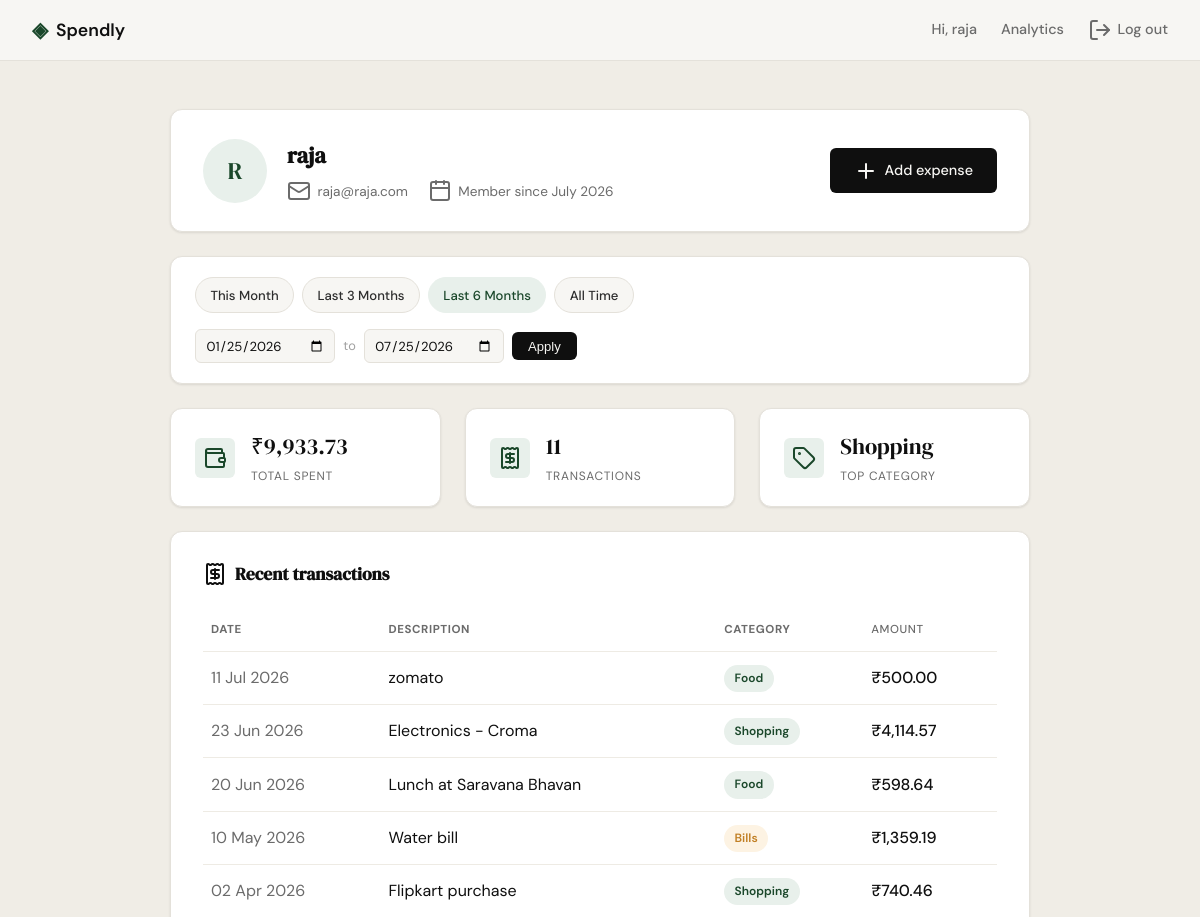
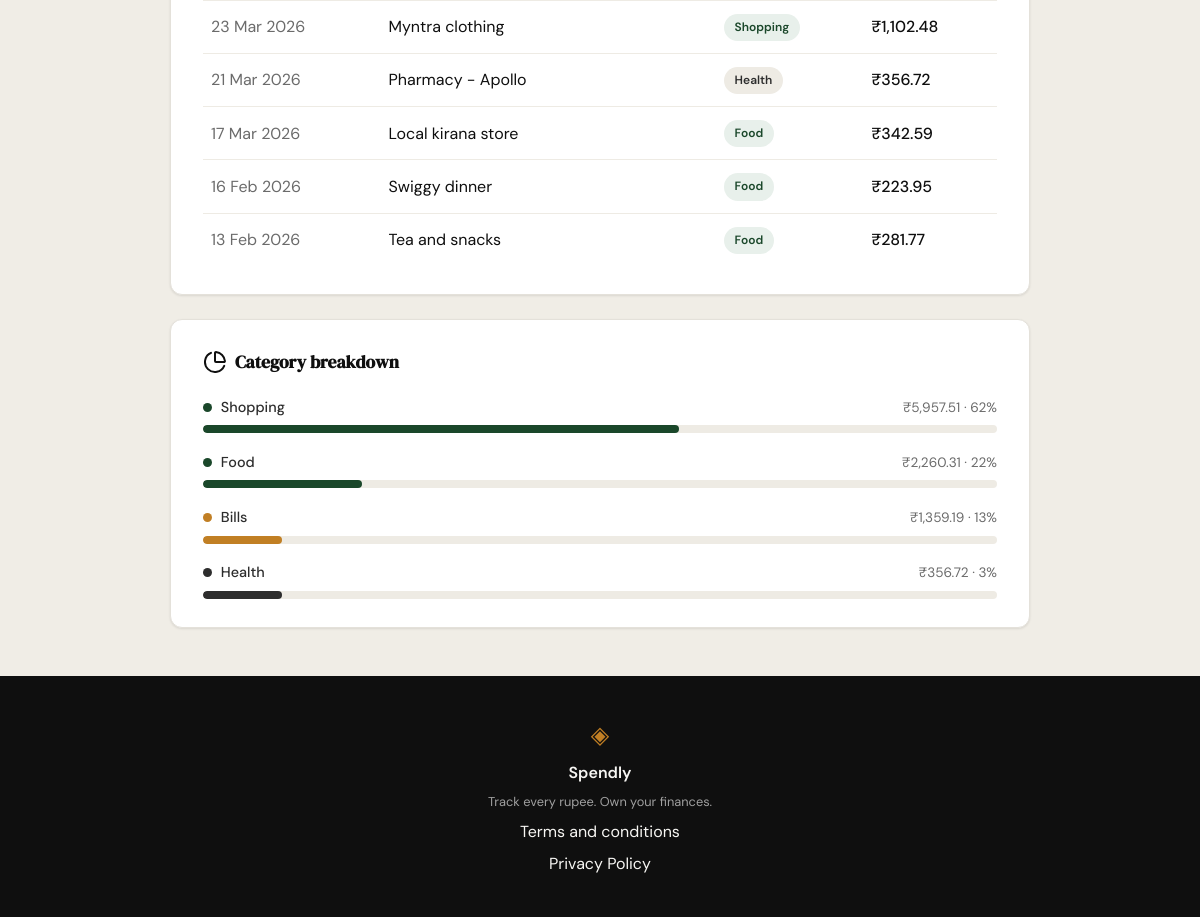
Screenshot of /profile?date_from=2026-01-25&date_to=2026-07-25 (signed in) with the database file from the repository (2 pictures, top to bottom).
### tables this page shows
CREATE TABLE users (
                id INTEGER PRIMARY KEY AUTOINCREMENT,
                name TEXT NOT NULL,
                email TEXT UNIQUE NOT NULL,
                password_hash TEXT NOT NULL,
                created_at TEXT DEFAULT (datetime('now'))
            );

CREATE TABLE expenses (
                id INTEGER PRIMARY KEY AUTOINCREMENT,
                user_id INTEGER NOT NULL,
                amount REAL NOT NULL,
                category TEXT NOT NULL,
                date TEXT NOT NULL,
                description TEXT,
                created_at TEXT DEFAULT (datetime('now')),
                FOREIGN KEY (user_id) REFERENCES users (id)
            );

### app.py (the view)
@app.route("/profile")
@login_required
def profile():
    db_user = get_user_by_id(session["user_id"])
    name_parts = db_user["name"].split()
    initials = "".join(p[0] for p in name_parts[:2]).upper()
    user = {
        "name": db_user["name"],
        "email": db_user["email"],
        "initials": initials,
        "member_since": db_user["member_since"],
    }
    date_from_str, date_to_str = _resolve_date_filter(request.args)
    stats = get_summary_stats(session["user_id"], date_from_str, date_to_str)
    summary = {
        "total_spent": f"₹{stats['total_spent']:,.2f}",
        "transaction_count": stats["transaction_count"],
        "top_category": stats["top_category"],
    }
    raw_transactions = get_recent_transactions(
        session["user_id"], date_from=date_from_str, date_to=date_to_str
    )
    transactions = [
        {
            "date": datetime.strptime(t["date"], "%Y-%m-%d").strftime("%d %b %Y"),
            "description": t["description"],
            "category": t["category"],
            "amount": f"₹{t['amount']:,.2f}",
        }
        for t in raw_transactions
    ]
    raw_categories = get_category_breakdown(
        session["user_id"], date_from=date_from_str, date_to=date_to_str
    )
    categories = [
        {
            "category": c["name"],
            "amount": f"₹{c['amount']:,.2f}",
            "percent": c["pct"],
        }
        for c in raw_categories
    ]
    presets = _build_presets(date.today())
    for preset in presets:
        preset["active"] = (
            preset["date_from"] == date_from_str and preset["date_to"] == date_to_str
        )
    return render_template(
        "profile.html",
        user=user, summary=summary,
        transactions=transactions, categories=categories,
        presets=presets,
        active_date_from=date_from_str, active_date_to=date_to_str,
    )

### app.py (called while the page is built)
def login_required(view):
    @wraps(view)
    def wrapped_view(*args, **kwargs):
        if not session.get("user_id"):
            return redirect(url_for("login"))
        return view(*args, **kwargs)
    return wrapped_view

def _parse_iso_date(value):
    if not value:
        return None
    try:
        return datetime.strptime(value, "%Y-%m-%d").date()
    except ValueError:
        return None

def _subtract_months(d, months):
    total = d.month - 1 - months
    year = d.year + total // 12
    month = total % 12 + 1
    day = min(d.day, calendar.monthrange(year, month)[1])
    return date(year, month, day)

def _resolve_date_filter(args):
    parsed_from = _parse_iso_date(args.get("date_from"))
    parsed_to = _parse_iso_date(args.get("date_to"))
    if parsed_from and parsed_to:
        if parsed_from > parsed_to:
            flash("Start date must be before end date.", "error")
        else:
            return parsed_from.isoformat(), parsed_to.isoformat()
    return None, None

def _build_presets(today):
    last_day = calendar.monthrange(today.year, today.month)[1]
    month_start = today.replace(day=1)
    month_end = today.replace(day=last_day)
    return [
        {
            "label": "This Month",
            "date_from": month_start.isoformat(),
            "date_to": month_end.isoformat(),
        },
        {
            "label": "Last 3 Months",
            "date_from": _subtract_months(today, 3).isoformat(),
            "date_to": today.isoformat(),
        },
        {
            "label": "Last 6 Months",
            "date_from": _subtract_months(today, 6).isoformat(),
            "date_to": today.isoformat(),
        },
        {
            "label": "All Time",
            "date_from": None,
            "date_to": None,
        },
    ]

### database/db.py (called while the page is built)
def get_db():
    conn = sqlite3.connect(DB_PATH)
    conn.row_factory = sqlite3.Row
    conn.execute("PRAGMA foreign_keys = ON")
    return conn

### database/queries.py (called while the page is built)
def _date_range_filter(date_from, date_to):
    if date_from and date_to:
        return " AND date BETWEEN ? AND ?", (date_from, date_to)
    return "", ()

### templates/profile.html (shortened to what this page needs)
{% extends "base.html" %}
{% block head %}
<link rel="stylesheet" href="{{ url_for('static', filename='css/profile.css') }}">
{% endblock %}
{% block content %}
<section class="profile-page">
    <div class="profile-container">
        <div class="profile-hero">
            <div class="profile-avatar">{{ user.initials }}</div>
            <div class="profile-hero-info">
                <h1 class="profile-name">{{ user.name }}</h1>
                <div class="profile-meta-row">
                    <span class="meta-item"><i data-lucide="mail"></i>{{ user.email }}</span>
                    <span class="meta-item"><i data-lucide="calendar"></i>Member since {{ user.member_since }}</span>
                </div>
            </div>
            <a href="{{ url_for('add_expense') }}" class="btn-primary profile-hero-action">
                <i data-lucide="plus"></i>Add expense
            </a>
        </div>
        <div class="filter-bar">
            <div class="filter-presets">
                {% for preset in presets %}
                <a href="{{ url_for('profile', date_from=preset.date_from, date_to=preset.date_to) }}"
                   class="filter-preset-btn{% if preset.active %} active{% endif %}">
                    {{ preset.label }}
                </a>
                {% endfor %}
            </div>
            <form method="GET" action="{{ url_for('profile') }}" class="filter-custom-range">
                <input type="date" name="date_from" class="filter-date-input"
                       value="{{ active_date_from or '' }}" aria-label="Start date">
                <span class="filter-range-sep">to</span>
                <input type="date" name="date_to" class="filter-date-input"
                       value="{{ active_date_to or '' }}" aria-label="End date">
                <button type="submit" class="filter-apply-btn">Apply</button>
            </form>
        </div>
        <div class="stats-row">
            <div class="stat-card">
                <div class="stat-icon"><i data-lucide="wallet"></i></div>
                <div class="stat-body">
                    <span class="stat-value">{{ summary.total_spent }}</span>
                    <span class="stat-label">Total spent</span>
                </div>
            </div>
            <div class="stat-card">
                <div class="stat-icon"><i data-lucide="receipt"></i></div>
                <div class="stat-body">
                    <span class="stat-value">{{ summary.transaction_count }}</span>
                    <span class="stat-label">Transactions</span>
                </div>
            </div>
            <div class="stat-card">
                <div class="stat-icon"><i data-lucide="tag"></i></div>
                <div class="stat-body">
                    <span class="stat-value">{{ summary.top_category }}</span>
                    <span class="stat-label">Top category</span>
                </div>
            </div>
        </div>
        <div class="profile-card">
            <div class="card-header">
                <h2 class="section-title"><i data-lucide="receipt"></i>Recent transactions</h2>
            </div>
            <div class="table-wrap">
                <table class="table">
                    <thead>
                        <tr>
                            <th>Date</th>
                            <th>Description</th>
                            <th>Category</th>
                            <th class="amount-cell">Amount</th>
                        </tr>
                    </thead>
                    <tbody>
                        {% for tx in transactions %}
                        <tr>
                            <td class="date-cell">{{ tx.date }}</td>
                            <td>{{ tx.description }}</td>
                            <td><span class="badge badge-{{ tx.category | lower }}">{{ tx.category }}</span></td>
                            <td class="amount-cell">{{ tx.amount }}</td>
                        </tr>
                        {% endfor %}
                    </tbody>
                </table>
            </div>
        </div>
        <div class="profile-card">
            <div class="card-header">
                <h2 class="section-title"><i data-lucide="pie-chart"></i>Category breakdown</h2>
            </div>
            <div class="category-bars">
                {% for cat in categories %}
                {% set width = [cat.percent // 10 * 10, 10] | max %}
                <div class="category-bar-row">
                    <div class="category-bar-top">
                        <span class="category-bar-label">
                            <span class="category-dot category-dot-{{ cat.category | lower }}"></span>
                            {{ cat.category }}
                        </span>
                        <span class="category-bar-amount">{{ cat.amount }} · {{ cat.percent }}%</span>
                    </div>
                    <div class="category-bar-track">
                        <div class="category-bar-fill category-fill-{{ cat.category | lower }} bar-w-{{ width }}"></div>
                    </div>
                </div>
                {% endfor %}
            </div>
        </div>
    </div>
</section>
{% endblock %}

### templates/base.html (shortened to what this page needs)
<!DOCTYPE html>
<html lang="en">
<head>
    <link rel="stylesheet" href="{{ url_for('static', filename='css/style.css') }}">
    {% block head %}{% endblock %}
</head>
<body>
    <nav class="navbar">
        <div class="nav-inner">
            <a href="{{ url_for('landing') }}" class="nav-brand">
                <span class="brand-icon">◈</span>
                <span class="brand-name">Spendly</span>
            </a>
            <div class="nav-links">
                {% if session.user_id %}
                <a href="{{ url_for('profile') }}">Hi, {{ session.user_name }}</a>
                <a href="{{ url_for('analytics') }}"{% if request.endpoint == 'analytics' %} class="active"{% endif %}>Analytics</a>
                <a href="{{ url_for('logout') }}" class="nav-link-icon"><i data-lucide="log-out"></i>Log out</a>
                {% else %}
                <a href="{{ url_for('login') }}">Sign in</a>
                <a href="{{ url_for('register') }}" class="nav-cta">Get started</a>
                {% endif %}
            </div>
        </div>
    </nav>
    <main class="main-content">
        {% block content %}{% endblock %}
    </main>
    <footer class="footer">
        <div class="footer-inner">
            <span class="brand-icon">◈</span>
            <span class="footer-name">Spendly</span>
            <p class="footer-copy">Track every rupee. Own your finances.</p>
            <a href="{{ url_for('terms') }}">Terms and conditions</a>
            <a href="{{ url_for('privacy') }}">Privacy Policy</a>
        </div>
    </footer>
</body>
</html>

### static/css/style.css (style rules this page uses)
:root { --ink: #0f0f0f; --ink-soft: #2d2d2d; --ink-muted: #6b6b6b; --ink-faint: #a0a0a0; --paper: #f7f6f3; --paper-warm: #f0ede6; --paper-card: #ffffff; --accent: #1a472a; --accent-light: #e8f0eb; --accent-2: #c17f24; --accent-2-light: #fdf3e3; --danger: #c0392b; --danger-light: #fdecea; --danger-border: #f5c6c2; --border: #e4e1da; --border-soft: #eeebe4; --font-display: 'DM Serif Display', Georgia, serif; --font-body: 'DM Sans', system-ui, sans-serif; --max-width: 1200px; --auth-width: 440px; --radius-sm: 6px; --radius-md: 12px; --radius-lg: 20px; }
*, *::before, *::after { box-sizing: border-box; margin: 0; padding: 0; }
html { font-size: 16px; scroll-behavior: smooth; }
body { background: var(--paper); color: var(--ink); font-family: var(--font-body); font-size: 1rem; line-height: 1.6; -webkit-font-smoothing: antialiased; }
a { color: inherit; text-decoration: none; }
.navbar { position: sticky; top: 0; z-index: 100; background: var(--paper); border-bottom: 1px solid var(--border); padding: 0 2rem; }
.nav-inner { max-width: var(--max-width); margin: 0 auto; height: 60px; display: flex; align-items: center; justify-content: space-between; }
.nav-brand { display: flex; align-items: center; gap: 0.5rem; font-family: var(--font-body); font-weight: 600; font-size: 1.1rem; color: var(--ink); }
.brand-icon { color: var(--accent); font-size: 1.3rem; }
.brand-name { color: var(--ink); }
.nav-links { display: flex; align-items: center; gap: 1.5rem; font-size: 0.9rem; font-weight: 500; }
.nav-links a { color: var(--ink-muted); transition: color 0.2s; }
.nav-link-icon { display: inline-flex; align-items: center; gap: 0.35rem; }
.main-content { min-height: calc(100vh - 60px - 100px); }
.btn-primary { display: inline-block; background: var(--ink); color: var(--paper); padding: 0.65rem 1.5rem; border-radius: var(--radius-sm); font-family: var(--font-body); font-size: 0.9rem; font-weight: 500; cursor: pointer; border: none; transition: background 0.2s; text-decoration: none; }
.footer { background: var(--ink); color: var(--paper); padding: 2.5rem 2rem; text-align: center; }
.footer-inner { display: flex; flex-direction: column; align-items: center; gap: 0.4rem; }
.footer .brand-icon { color: var(--accent-2); font-size: 1.5rem; }
.footer-name { font-weight: 600; font-size: 1rem; }
.footer-copy { font-size: 0.8rem; color: var(--ink-faint); }

### rows the page displays
users: user_name "raja", name "raja", email "raja@raja.com"
expenses: date "11 Jul 2026", description "zomato", category "Food", amount "₹500.00"
expenses: date "23 Jun 2026", description "Electronics - Croma", category "Shopping", amount "₹4,114.57"
expenses: date "20 Jun 2026", description "Lunch at Saravana Bhavan", category "Food", amount "₹598.64"
expenses: date "10 May 2026", description "Water bill", category "Bills", amount "₹1,359.19"
expenses: date "02 Apr 2026", description "Flipkart purchase", category "Shopping", amount "₹740.46"
expenses: date "23 Mar 2026", description "Myntra clothing", category "Shopping", amount "₹1,102.48"
expenses: date "21 Mar 2026", description "Pharmacy - Apollo", category "Health", amount "₹356.72"
expenses: date "17 Mar 2026", description "Local kirana store", category "Food", amount "₹342.59"
expenses: date "16 Feb 2026", description "Swiggy dinner", category "Food", amount "₹223.95"
expenses: date "13 Feb 2026", description "Tea and snacks", category "Food", amount "₹281.77"

### other values shown
{{ user.initials }} "R"
{{ user.member_since }} "July 2026"
{{ preset.label }} "This Month" "Last 3 Months" "Last 6 Months" "All Time"
{{ summary.total_spent }} "₹9,933.73"
{{ summary.transaction_count }} "11"
{{ summary.top_category }} "Shopping"
{{ cat.category }} "Shopping" "Food" "Bills" "Health"
{{ cat.amount }} "₹5,957.51" "₹2,260.31" "₹1,359.19" "₹356.72"
{{ cat.percent }} "62" "22" "13" "3"
